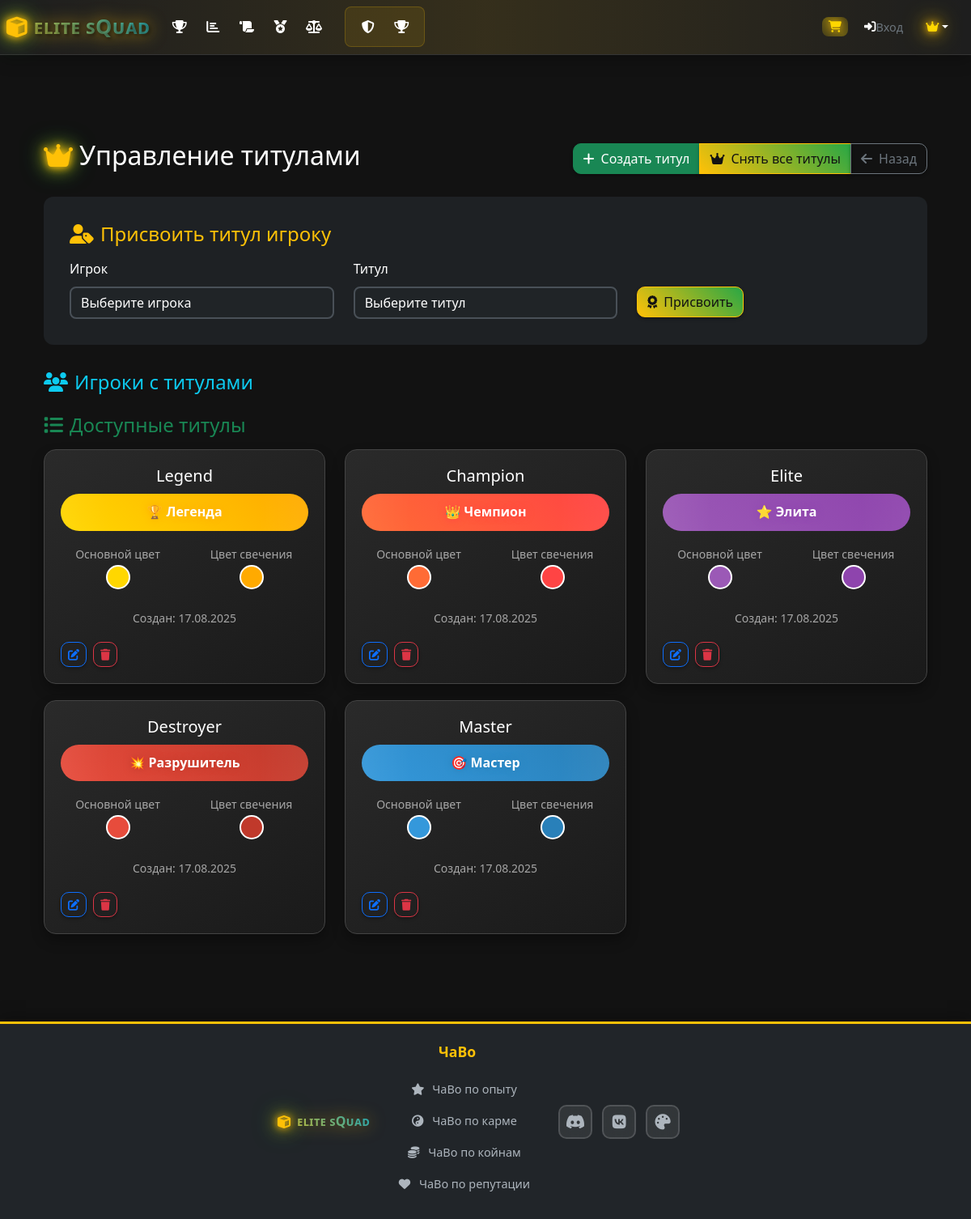
Page /admin/titles (signed in) on the committed database.
### models.py (models this page shows, shortened)
class CustomTitle(db.Model):
    id = db.Column(db.Integer, primary_key=True)
    name = db.Column(db.String(100), nullable=False, unique=True)
    display_name = db.Column(db.String(100), nullable=False)
    color = db.Column(db.String(7), default='#ffd700')  # Hex color
    glow_color = db.Column(db.String(7), default='#ffd700')  # Glow effect color
    is_active = db.Column(db.Boolean, default=True)
    created_at = db.Column(db.DateTime, default=datetime.utcnow)
    created_by = db.Column(db.String(100), default='admin')

### routes.py (the view)
@app.route('/admin/titles')
def admin_titles():
    if not session.get('is_admin', False):
        flash('Доступ запрещен!', 'error')
        return redirect(url_for('login'))
    titles = CustomTitle.query.all()
    players = Player.query.all()
    return render_template('admin_titles.html', titles=titles, players=players)

### models.py (called while the page is built)
    @property
    def active_custom_title(self):
        player_title = PlayerTitle.query.filter_by(
            player_id=self.id,
            is_active=True
        ).first()
        return player_title.title if player_title else None

### routes.py (called while the page is built)
@app.context_processor
def inject_current_player():
    current_player = None
    player_nickname = session.get('player_nickname')
    if player_nickname:
        current_player = Player.query.filter_by(nickname=player_nickname).first()
    if 'language' not in session:
        session['language'] = 'ru'
    return dict(current_player=current_player, current_language=session.get('language', 'ru'))

### templates/admin_titles.html (shortened to what this page needs)
{% extends "base.html" %}
{% block content %}
<div class="container-fluid py-4">
    <div class="d-flex justify-content-between align-items-center mb-4">
        <h2 class="page-title">
            <i class="fas fa-crown text-warning me-2 glow-effect"></i>Управление титулами
        </h2>
        <div class="btn-group">
            <button class="btn btn-success" data-bs-target="#createTitleModal" data-bs-toggle="modal">
                <i class="fas fa-plus me-2"></i>Создать титул
            </button>
            <button class="btn btn-warning" onclick="removeAllTitles()">
                <i class="fas fa-crown me-2"></i>Снять все титулы
            </button>
            <a href="{{ url_for('admin') }}" class="btn btn-outline-secondary">
                <i class="fas fa-arrow-left me-2"></i>Назад
            </a>
        </div>
    </div>
    <div class="assign-section">
        <h4 class="text-warning mb-3">
            <i class="fas fa-user-tag me-2"></i>Присвоить титул игроку
        </h4>
        <form method="POST" action="{{ url_for('assign_title') }}">
            <div class="row">
                <div class="col-md-4">
                    <label class="form-label">Игрок</label>
                    <select name="player_id" class="form-select" required>
                        <option value="">Выберите игрока</option>
                    </select>
                </div>
                <div class="col-md-4">
                    <label class="form-label">Титул</label>
                    <select name="title_id" class="form-select" required>
                        <option value="">Выберите титул</option>
                    </select>
                </div>
                <div class="col-md-4">
                    <label class="form-label">&nbsp;</label>
                    <button type="submit" class="btn btn-warning d-block">
                        <i class="fas fa-award me-2"></i>Присвоить
                    </button>
                </div>
            </div>
        </form>
    </div>
    <div class="mb-4">
        <h4 class="text-info mb-3">
            <i class="fas fa-users me-2"></i>Игроки с титулами
        </h4>
    </div>
    <div class="row">
        <div class="col-12">
            <h4 class="text-success mb-3">
                <i class="fas fa-list me-2"></i>Доступные титулы
            </h4>
        </div>
        {% for title in titles %}
        <div class="col-lg-6 col-xl-4">
            <div class="title-card">
                <div class="text-center mb-3">
                    <h5>{{ title.name|title }}</h5>
                    <div class="title-preview"
                         style="background: linear-gradient(45deg, {{ title.color }}, {{ title.glow_color }});
                                color: #fff; text-shadow: 0 0 10px {{ title.glow_color }};">
                        {{ title.display_name }}
                    </div>
                </div>
                <div class="row text-center">
                    <div class="col-6">
                        <small class="text-muted">Основной цвет</small>
                        <div class="color-preview" style="background: {{ title.color }};"></div>
                    </div>
                    <div class="col-6">
                        <small class="text-muted">Цвет свечения</small>
                        <div class="color-preview" style="background: {{ title.glow_color }};"></div>
                    </div>
                </div>
                <div class="text-center mt-3">
                    <small class="text-muted">
                        Создан: {{ title.created_at.strftime('%d.%m.%Y') }}
                    </small>
                </div>
                <div class="d-flex gap-2 mt-3">
                    <button class="btn btn-sm btn-outline-primary" onclick="editTitle({{ title.id }})">
                        <i class="fas fa-edit"></i>
                    </button>
                    <button class="btn btn-sm btn-outline-danger" onclick="deleteTitle({{ title.id }})">
                        <i class="fas fa-trash"></i>
                    </button>
                </div>
            </div>
        </div>
        {% endfor %}
    </div>
</div>
{% endblock %}

### templates/admin_titles.html (style rules this page uses)
.title-card { background: linear-gradient(145deg, #2a2a2a, #1a1a1a); border: 1px solid #444; border-radius: 15px; padding: 20px; margin-bottom: 20px; box-shadow: 0 8px 16px rgba(0,0,0,0.3); transition: transform 0.3s ease; }
.title-preview { padding: 10px 20px; border-radius: 25px; font-weight: bold; margin: 10px 0; text-align: center; position: relative; overflow: hidden; }
.title-preview::before { content: ''; position: absolute; top: -50%; left: -50%; width: 200%; height: 200%; background: radial-gradient(circle, transparent 30%, rgba(255,255,255,0.1) 70%); animation: shimmer 3s linear infinite; }
.assign-section { background: rgba(33, 37, 41, 0.8); border-radius: 12px; padding: 2rem; margin-bottom: 2rem; }
.color-preview { width: 30px; height: 30px; border-radius: 50%; border: 2px solid #fff; display: inline-block; margin: 0 10px; }

### rows in the picture
CustomTitle: name "Legend", display_name "🏆 Легенда", created_at "17.08.2025"
CustomTitle: name "Champion", display_name "👑 Чемпион", created_at "17.08.2025"
CustomTitle: name "Elite", display_name "⭐ Элита", created_at "17.08.2025"
CustomTitle: name "Destroyer", display_name "💥 Разрушитель", created_at "17.08.2025"
CustomTitle: name "Master", display_name "🎯 Мастер", created_at "17.08.2025"

### other values in the picture
{{ 'login'|t }} "Вход"
